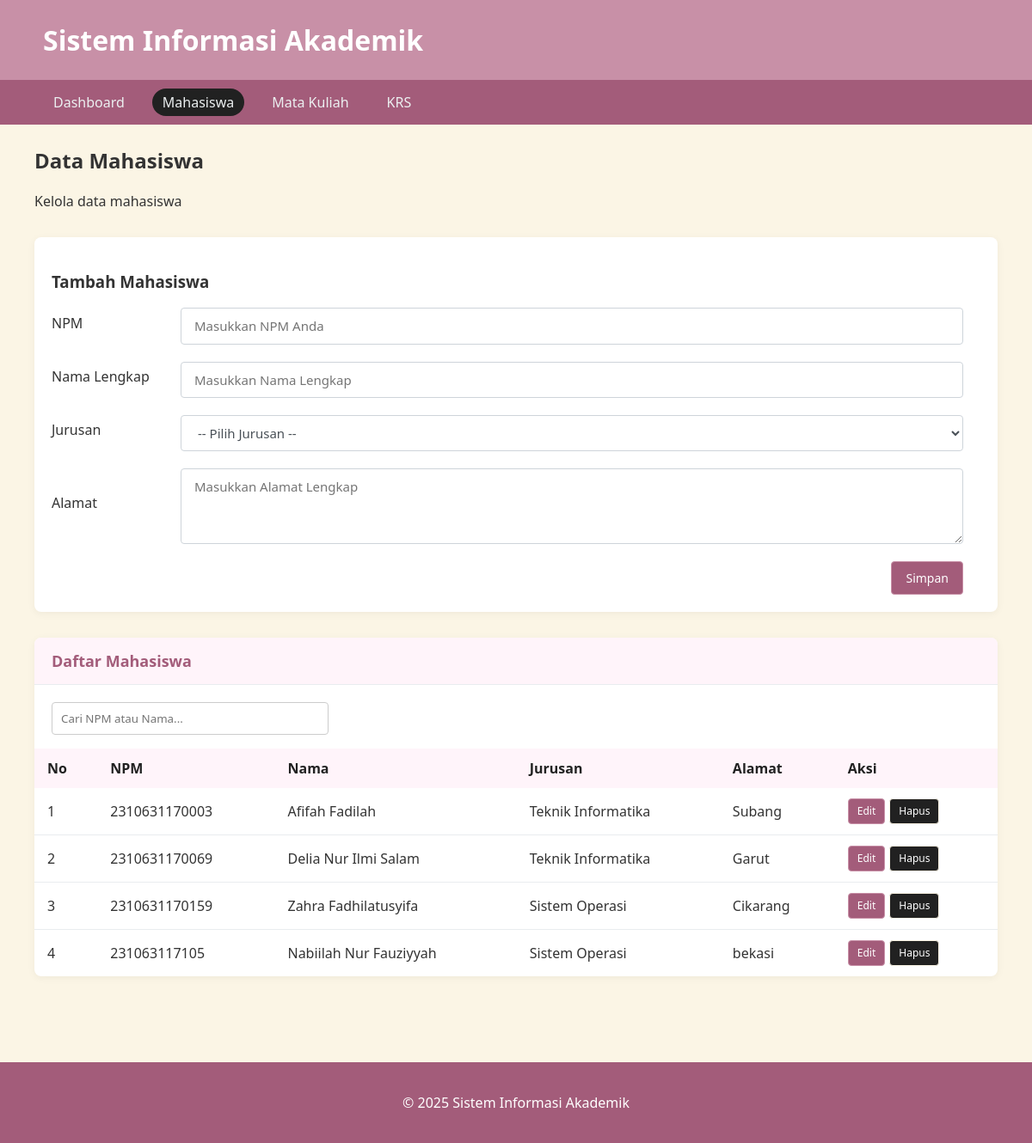
The app's page /index.php?page=mahasiswa with its own data.
### tables this page shows
CREATE TABLE `mahasiswa` (
  `npm` char(13) NOT NULL,
  `nama` varchar(50) NOT NULL,
  `jurusan` enum('Teknik Informatika','Sistem Operasi') NOT NULL,
  `alamat` text DEFAULT NULL
);

### pages/mahasiswa.php (the view, shortened to what this page needs)
<?php
include 'config/db.php';
$edit_data = null;
$mahasiswa = mysqli_query($conn, "SELECT * FROM mahasiswa ORDER BY nama ASC");
$keyword = isset($_GET['keyword']) ? $_GET['keyword'] : '';
if (!empty($keyword)) {
    $keyword = mysqli_real_escape_string($conn, $keyword);
    $mahasiswa = mysqli_query($conn, "SELECT * FROM mahasiswa WHERE npm LIKE '%$keyword%' OR nama LIKE '%$keyword%'");
} else {
    $mahasiswa = mysqli_query($conn, "SELECT * FROM mahasiswa");
}
?>
<div class="dashboard">
    <div class="dashboard-header">
        <h2>Data Mahasiswa</h2>
        <p>Kelola data mahasiswa</p>
    </div>
    <div class="form-container">
    <h3><?php echo $edit_data ? 'Edit Mahasiswa' : 'Tambah Mahasiswa'; ?></h3>
    <form method="post" action="">
        <?php if ($edit_data): ?>
            <input type="hidden" name="npm" value="<?php echo $edit_data['npm']; ?>">
        <?php else: ?>
            <div class="form-group">
                <label for="npm">NPM</label>
                <input type="text" class="form-control" id="npm" name="npm" maxlength="13" required
                       placeholder="Masukkan NPM Anda">
            </div>
        <?php endif; ?>
        <div class="form-group">
            <label for="nama">Nama Lengkap</label>
            <input type="text" class="form-control" id="nama" name="nama"
                   value="<?php echo $edit_data ? $edit_data['nama'] : ''; ?>" maxlength="50" required
                   placeholder="Masukkan Nama Lengkap">
        </div>
        <div class="form-group">
            <label for="jurusan">Jurusan</label>
            <select class="form-control" id="jurusan" name="jurusan" required>
                <option value="">-- Pilih Jurusan --</option>
            </select>
        </div>
        <div class="form-group">
            <label for="alamat">Alamat</label>
            <textarea class="form-control" id="alamat" name="alamat" rows="3"
                      placeholder="Masukkan Alamat Lengkap"><?php echo $edit_data ? $edit_data['alamat'] : ''; ?></textarea>
        </div>
        <div class="btn-save">
            <button type="submit" name="<?php echo $edit_data ? 'edit_mahasiswa' : 'tambah_mahasiswa'; ?>" class="btn btn-primary">
                <?php echo $edit_data ? 'Update' : 'Simpan'; ?>
            </button>
        </div>
    </form>
</div>
    <div class="data-table">
        <div class="data-table-header">
            <h2>Daftar Mahasiswa</h2>
        </div>
        <div class="search-form">
            <input type="text" id="searchInput" placeholder="Cari NPM atau Nama...">
        </div>
        <table>
            <thead>
                <tr>
                    <th>No</th>
                    <th>NPM</th>
                    <th>Nama</th>
                    <th>Jurusan</th>
                    <th>Alamat</th>
                    <th>Aksi</th>
                </tr>
            </thead>
            <tbody>
                <?php
                $no = 1;
                if (mysqli_num_rows($mahasiswa) > 0) {
                    while ($row = mysqli_fetch_assoc($mahasiswa)) {
                        echo "<tr>
                            <td>" . $no++ . "</td>
                            <td>{$row['npm']}</td>
                            <td>{$row['nama']}</td>
                            <td>{$row['jurusan']}</td>
                            <td>{$row['alamat']}</td>
                            <td class='actions'>
                                <a href='index.php?page=mahasiswa&edit={$row['npm']}' class='btn btn-warning btn-sm'>Edit</a>
                                <a href='index.php?page=mahasiswa&hapus={$row['npm']}' class='btn btn-danger btn-sm' onclick=\"return confirm('Yakin hapus data ini?')\">Hapus</a>
                            </td>
                        </tr>";
                    }
                } else {
                    echo "<tr><td colspan='6' class='text-center'>Tidak ada data</td></tr>";
                }
                ?>
            </tbody>
        </table>
    </div>
</div>

### style.css (style rules this page uses)
:root { --light-color: #FBF5E5; --pink-light: #C890A7; --pink: #A35C7A; --dark-color: #212121; }
body { margin: 0; background-color: var(--light-color); color: #333; }
body, input, select, textarea, button { font-family: 'Segoe UI', sans-serif; }
.dashboard { padding: 30px 10px; padding-top: 120px; }
.dashboard-header { margin-top: 50px; }
.dashboard-header p { text-align: left; padding-bottom: 15px; }
.data-table { background-color: white; border-radius: 8px; box-shadow: 0 2px 10px rgba(0, 0, 0, 0.05); overflow: hidden; margin-bottom: 30px; }
.data-table-header { background-color: #fff4fa; padding: 15px 20px; border-bottom: 1px solid #e9ecef; display: flex; justify-content: space-between; align-items: center; }
.data-table h2 { margin: 0; font-size: 18px; color: var(--pink); }
.search-form { display: flex; gap: 0.5rem; margin-bottom: 1rem; align-items: center; margin-left: 20px; margin-top: 20px; }
.search-form input[type="text"] { padding: 9px 10px; border: 1px solid #ccc; border-radius: 4px; width: 300px; }
table { width: 100%; border-collapse: collapse; }
table th, table td { padding: 12px 15px; text-align: left; }
table th { background-color: #fff4fa; font-weight: 600; color: var(--dark-color); }
table tr { border-bottom: 1px solid #e9ecef; }
table tr:last-child { border-bottom: none; }
.btn { display: inline-block; font-weight: 500; text-align: center; vertical-align: middle; cursor: pointer; border: 1px solid transparent; padding: 8px 16px; font-size: 14px; line-height: 1.5; border-radius: 4px; transition: all 0.15s ease-in-out; text-decoration: none; }
.btn-primary { color: #fff; background-color: var(--pink); border-color: var(--pink-light); }
.btn-danger { color: #fff; background-color: var(--dark-color); border-color: var(--light-color); }
.btn-warning { color: #fff; background-color: var(--pink); border-color: var(--pink-light); }
.btn-sm { padding: 5px 10px; font-size: 12px; }
.form-container { background-color: white; border-radius: 8px; box-shadow: 0 2px 10px rgba(0, 0, 0, 0.05); padding: 20px; margin-bottom: 30px; }
.form-group { display: flex; align-items: center; margin-bottom: 20px; margin-right: 20px; }
.form-group label { width: 150px; margin-bottom: 8px; font-weight: 500; }
.form-control { display: block; width: 100%; padding: 9px 15px; font-size: 15px; padding-right: 20px; line-height: 1.5; color: #495057; background-color: #fff; border: 1px solid #ced4da; border-radius: 4px; transition: border-color 0.15s ease-in-out; }
select.form-control { height: 42px; }
.form-group input, .form-group select, .form-group textarea { flex: 1; }
.btn-save { text-align: right; margin-top: 1rem; margin-right: 20px; }
.actions { display: flex; gap: 5px; }

### records on screen
mahasiswa: npm "2310631170003", nama "Afifah Fadilah", jurusan "Teknik Informatika", alamat "Subang"
mahasiswa: npm "2310631170069", nama "Delia Nur Ilmi Salam", jurusan "Teknik Informatika", alamat "Garut"
mahasiswa: npm "2310631170159", nama "Zahra Fadhilatusyifa", jurusan "Sistem Operasi", alamat "Cikarang"
mahasiswa: npm "231063117105", nama "Nabiilah Nur Fauziyyah", jurusan "Sistem Operasi", alamat "bekasi"
